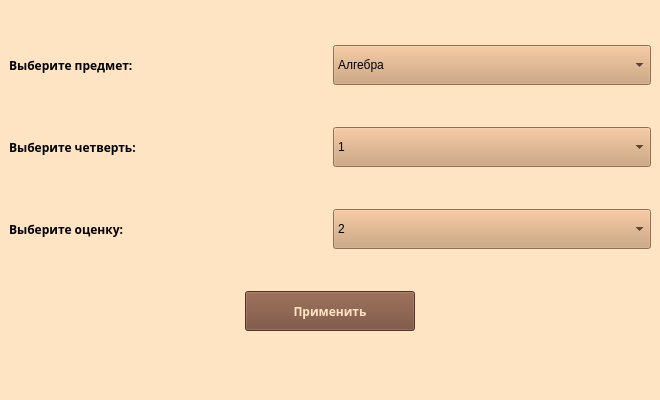
<?xml version="1.0" encoding="UTF-8"?>
<ui version="4.0">
 <class>MainWindow</class>
 <widget class="QMainWindow" name="MainWindow">
  <property name="geometry">
   <rect>
    <x>0</x>
    <y>0</y>
    <width>660</width>
    <height>400</height>
   </rect>
  </property>
  <property name="maximumSize">
   <size>
    <width>660</width>
    <height>400</height>
   </size>
  </property>
  <property name="font">
   <font>
    <pointsize>9</pointsize>
   </font>
  </property>
  <property name="windowTitle">
   <string>MainWindow</string>
  </property>
  <property name="styleSheet">
   <string notr="true">background-color: rgb(255, 228, 196);</string>
  </property>
  <widget class="QWidget" name="centralwidget">
   <layout class="QGridLayout" name="gridLayout">
    <item row="0" column="0">
     <layout class="QHBoxLayout" name="horizontalLayout">
      <item>
       <widget class="QLabel" name="label">
        <property name="minimumSize">
         <size>
          <width>160</width>
          <height>30</height>
         </size>
        </property>
        <property name="font">
         <font>
          <family>Ink Free</family>
          <pointsize>9</pointsize>
          <weight>75</weight>
          <bold>true</bold>
         </font>
        </property>
        <property name="text">
         <string>Выберите предмет:</string>
        </property>
       </widget>
      </item>
      <item>
       <widget class="QComboBox" name="comboBox_subject">
        <property name="minimumSize">
         <size>
          <width>280</width>
          <height>40</height>
         </size>
        </property>
        <property name="styleSheet">
         <string notr="true">background-color: rgb(203, 158, 114);</string>
        </property>
        <item>
         <property name="text">
          <string>Алгебра</string>
         </property>
        </item>
        <item>
         <property name="text">
          <string>Английский</string>
         </property>
        </item>
        <item>
         <property name="text">
          <string>Биология</string>
         </property>
        </item>
        <item>
         <property name="text">
          <string>География</string>
         </property>
        </item>
        <item>
         <property name="text">
          <string>Геометрия</string>
         </property>
        </item>
        <item>
         <property name="text">
          <string>Информатика</string>
         </property>
        </item>
        <item>
         <property name="text">
          <string>История</string>
         </property>
        </item>
        <item>
         <property name="text">
          <string>Общество</string>
         </property>
        </item>
        <item>
         <property name="text">
          <string>Русский</string>
         </property>
        </item>
        <item>
         <property name="text">
          <string>Физика</string>
         </property>
        </item>
       </widget>
      </item>
     </layout>
    </item>
    <item row="1" column="0">
     <layout class="QHBoxLayout" name="horizontalLayout_2">
      <item>
       <widget class="QLabel" name="label_2">
        <property name="minimumSize">
         <size>
          <width>160</width>
          <height>30</height>
         </size>
        </property>
        <property name="font">
         <font>
          <family>Ink Free</family>
          <pointsize>9</pointsize>
          <weight>75</weight>
          <bold>true</bold>
         </font>
        </property>
        <property name="text">
         <string>Выберите четверть:</string>
        </property>
       </widget>
      </item>
      <item>
       <widget class="QComboBox" name="comboBox_quater">
        <property name="minimumSize">
         <size>
          <width>280</width>
          <height>40</height>
         </size>
        </property>
        <property name="styleSheet">
         <string notr="true">background-color: rgb(203, 158, 114);</string>
        </property>
        <item>
         <property name="text">
          <string>1</string>
         </property>
        </item>
        <item>
         <property name="text">
          <string>2</string>
         </property>
        </item>
        <item>
         <property name="text">
          <string>3</string>
         </property>
        </item>
        <item>
         <property name="text">
          <string>4</string>
         </property>
        </item>
       </widget>
      </item>
     </layout>
    </item>
    <item row="2" column="0">
     <layout class="QHBoxLayout" name="horizontalLayout_3">
      <item>
       <widget class="QLabel" name="label_3">
        <property name="minimumSize">
         <size>
          <width>160</width>
          <height>30</height>
         </size>
        </property>
        <property name="font">
         <font>
          <family>Ink Free</family>
          <pointsize>9</pointsize>
          <weight>75</weight>
          <bold>true</bold>
         </font>
        </property>
        <property name="text">
         <string>Выберите оценку:</string>
        </property>
       </widget>
      </item>
      <item>
       <widget class="QComboBox" name="comboBox_mark">
        <property name="minimumSize">
         <size>
          <width>280</width>
          <height>40</height>
         </size>
        </property>
        <property name="styleSheet">
         <string notr="true">background-color: rgb(203, 158, 114);</string>
        </property>
        <item>
         <property name="text">
          <string>2</string>
         </property>
        </item>
        <item>
         <property name="text">
          <string>3</string>
         </property>
        </item>
        <item>
         <property name="text">
          <string>4</string>
         </property>
        </item>
        <item>
         <property name="text">
          <string>5</string>
         </property>
        </item>
       </widget>
      </item>
     </layout>
    </item>
    <item row="3" column="0">
     <layout class="QHBoxLayout" name="horizontalLayout_4">
      <item>
       <spacer name="horizontalSpacer">
        <property name="orientation">
         <enum>Qt::Horizontal</enum>
        </property>
        <property name="sizeHint" stdset="0">
         <size>
          <width>224</width>
          <height>20</height>
         </size>
        </property>
       </spacer>
      </item>
      <item>
       <widget class="QPushButton" name="Ok_btn">
        <property name="minimumSize">
         <size>
          <width>170</width>
          <height>40</height>
         </size>
        </property>
        <property name="maximumSize">
         <size>
          <width>170</width>
          <height>40</height>
         </size>
        </property>
        <property name="font">
         <font>
          <family>Ink Free</family>
          <pointsize>9</pointsize>
          <weight>75</weight>
          <bold>true</bold>
         </font>
        </property>
        <property name="styleSheet">
         <string notr="true">background-color: rgb(115, 72, 52);
color: rgb(255, 228, 196);</string>
        </property>
        <property name="text">
         <string>Применить</string>
        </property>
       </widget>
      </item>
      <item>
       <spacer name="horizontalSpacer_2">
        <property name="orientation">
         <enum>Qt::Horizontal</enum>
        </property>
        <property name="sizeHint" stdset="0">
         <size>
          <width>224</width>
          <height>20</height>
         </size>
        </property>
       </spacer>
      </item>
     </layout>
    </item>
   </layout>
  </widget>
  <widget class="QMenuBar" name="menubar">
   <property name="geometry">
    <rect>
     <x>0</x>
     <y>0</y>
     <width>660</width>
     <height>26</height>
    </rect>
   </property>
  </widget>
  <widget class="QStatusBar" name="statusbar"/>
 </widget>
 <resources/>
 <connections/>
</ui>
